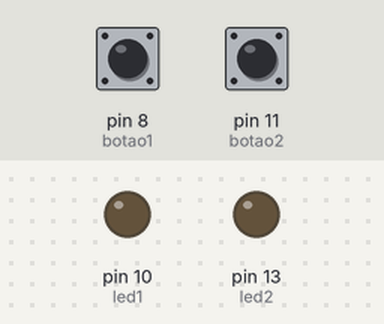
A sketch run on a simulated Arduino Uno, built with avr-gcc and run on an emulated ATmega328P. On the bench: output pins drawn as LEDs (lit = HIGH). The inputs (shaded band) are chosen by the test bench; at power-on: pin 8 (botao1) LOW, pin 11 (botao2) LOW.

Above: at 1.2 s.
1.3 s: pin 8 (botao1) pulled HIGH for 0.15 s
At 1.37 s:
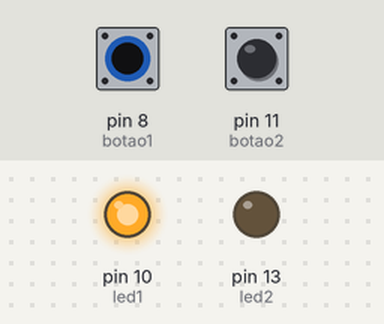
2.9 s: pin 11 (botao2) pulled HIGH for 0.15 s
At 2.97 s:
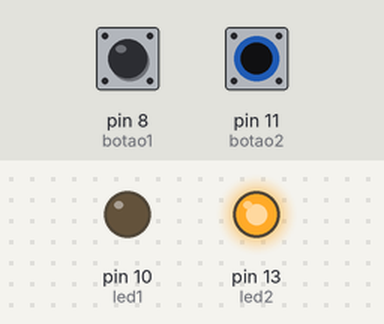
4.5 s: pin 11 (botao2) pulled HIGH for 3.2 s
At 8.4 s:
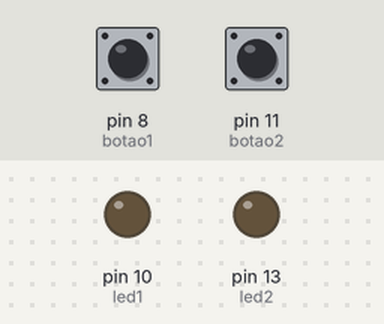
9.2 s: pin 8 (botao1) pulled HIGH for 3.2 s
At 9.5 s:
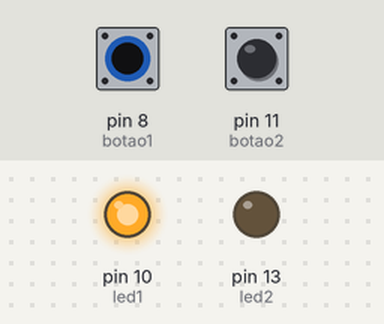
13.9 s: pin 8 (botao1) driven HIGH and pin 11 (botao2) driven HIGH
At 14.3 s:
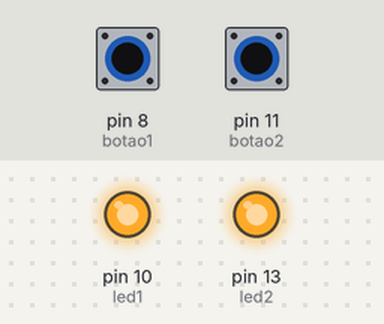
Timing chart, 0 to 16.4 s (numbered marks = the images above; inputs shaded):
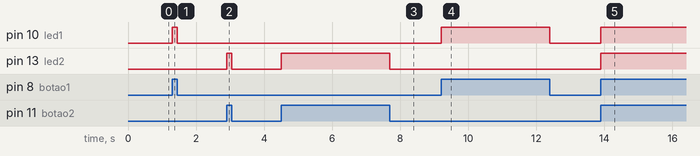

The sketch:

DoisBotoes.ino
```cpp
int botao1 = 8;
int botao2 = 11;
int estadoBotao1 = 0;
int estadoBotao2 = 0;
int led1 = 10;
int led2 = 13;

void setup() {
  // put your setup code here, to run once:
pinMode (botao1, INPUT);
pinMode (botao2, INPUT);
pinMode (led1, OUTPUT);
pinMode (led2, OUTPUT);
}

void loop() {
  // put your main code here, to run repeatedly:

estadoBotao1 = digitalRead (botao1);
estadoBotao2 = digitalRead (botao2);
if (estadoBotao1 == HIGH){
  digitalWrite (led1, HIGH);
}
else{
  digitalWrite (led1, LOW);
}

 if (estadoBotao2 == HIGH){
  digitalWrite (led2, HIGH);
}
else {
  digitalWrite (led2, LOW);

}
}
```

Measured:
- after the input at 1.3 s, pin 10 (led1): LOW → HIGH at once, → LOW 0.15 s later
- after the input at 2.9 s, pin 13 (led2): LOW → HIGH at once, → LOW 0.15 s later
- after the input at 4.5 s, pin 13 (led2): LOW → HIGH at once, → LOW 3.2 s later
- after the input at 9.2 s, pin 10 (led1): LOW → HIGH at once, → LOW 3.2 s later
- after the input at 13.9 s, pin 10 (led1), pin 13 (led2): LOW → HIGH at once
